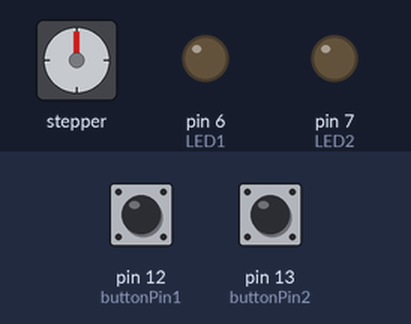
The sketch below on a simulated Arduino Uno, built with avr-gcc and run on an emulated ATmega328P. Shown: stepper motor, output pins drawn as LEDs (lit = HIGH). The inputs (shaded band) are chosen by the test bench; at power-on: pin 12 (buttonPin1) HIGH, pin 13 (buttonPin2) HIGH. Stepper angles assume 2048 steps per turn.

Above: at 1.2 s.
1.3 s: pin 12 (buttonPin1) pulled LOW for 1 s
At 3.1 s:
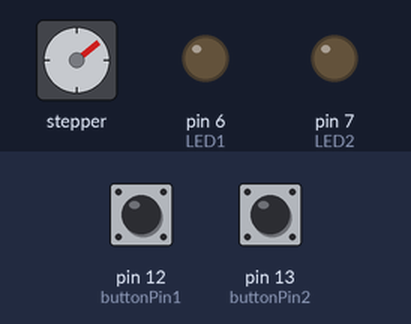
3.9 s: pin 13 (buttonPin2) pulled LOW for 3.2 s
At 8.3 s:
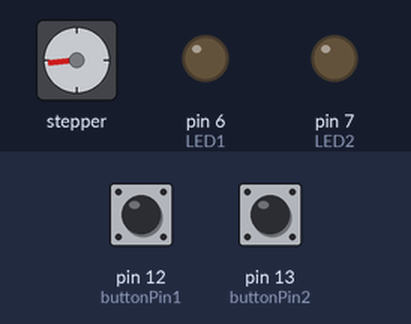
8.6 s: pin 12 (buttonPin1) pulled LOW for 0.15 s
At 9.9 s:
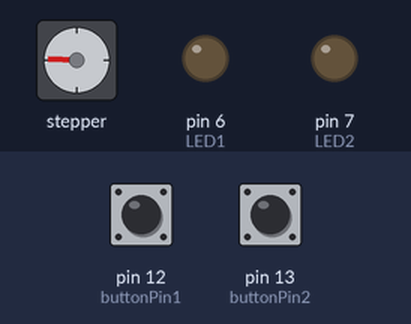
10.2 s: pin 13 (buttonPin2) pulled LOW for 1 s
At 12.3 s:
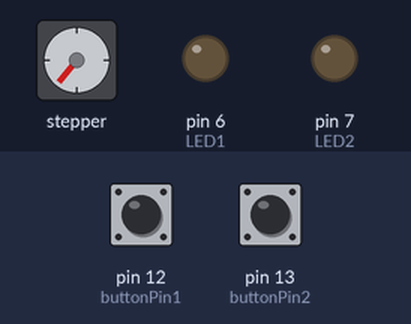
12.8 s: pin 13 (buttonPin2) pulled LOW for 0.15 s
At 14.1 s:
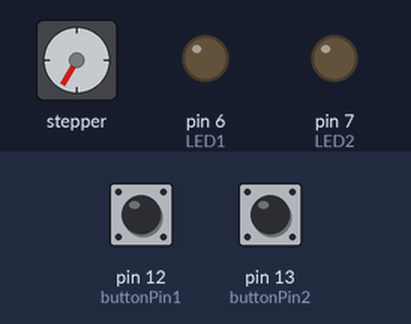
14.4 s: pin 12 (buttonPin1) pulled LOW for 0.15 s
At 15.5 s:
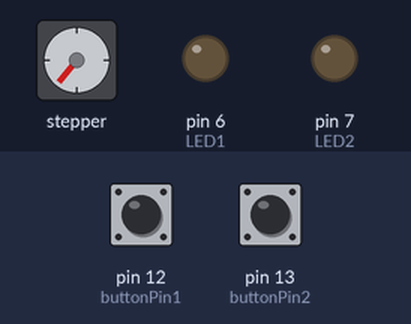
Timing chart, 0 to 17.0 s (numbered marks = the images above; inputs shaded):
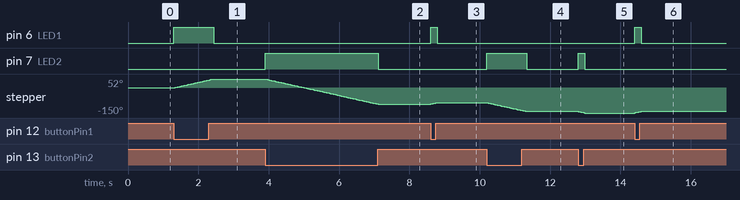

Measured:
- after the input at 1.3 s, pin 6 (LED1): LOW → HIGH at once, → LOW 1.1 s later; stepper: turns 52° clockwise in 1.1 s, starting at once
- after the input at 3.9 s, pin 7 (LED2): LOW → HIGH at once, → LOW 3.2 s later; stepper: turns 149° counter-clockwise in 3.2 s, starting at once
- after the input at 10.2 s, pin 7 (LED2): LOW → HIGH at once, → LOW 1.1 s later; stepper: turns 53° counter-clockwise in 1.1 s, starting at once

The sketch:

crane_arm_control.ino
```cpp
#include <Stepper.h>

#define STEPS 32

const int buttonPin1 = 12;
const int buttonPin2 = 13;
const int LED1 = 6;
const int LED2 = 7;

Stepper stepper(STEPS, 8, 10, 9, 11);

void setup() {
  pinMode(buttonPin1, INPUT_PULLUP);
  pinMode(buttonPin2, INPUT_PULLUP);
  pinMode(LED1, OUTPUT);
  pinMode(LED2, OUTPUT);

  stepper.setSpeed(500);
}

void loop() {
  int btn1 = digitalRead(buttonPin1);
  int btn2 = digitalRead(buttonPin2);

  if (btn1 == LOW) {
    digitalWrite(LED1, HIGH);
    stepper.step(50);
  } else {
    digitalWrite(LED1, LOW);
  }

  if (btn2 == LOW) {
    digitalWrite(LED2, HIGH);
    stepper.step(-50);
  } else {
    digitalWrite(LED2, LOW);
  }
}
```
